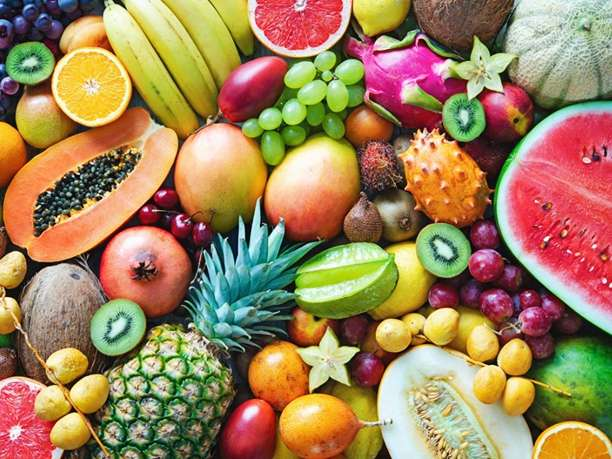
#> input picture OpenCV Fundamentals/img/fruit.jpeg, 612 x 459 px, found by its file name
$ python '5. Image Transformations.py'
#> lines starting #> are read from the running program, lines starting #| are printed output that depends on the picture; pictures that were not available may be replaced by others from this repository, and a replacement may not be noted

import  cv2 as cv

import  numpy as np


img=cv.imread('/home/alvi/PycharmProjects/pythonProject/OpenCV Fundamentals/img/fruit.jpeg')
#> img is the input picture: shape (459, 612, 3); mean B, G, R 90.4, 130.2, 159.8

#=========================================================================

# Translation :

'''
# Function to translate (shift) an image by x and y pixels
def translate(img, x, y):
    # Define the translation matrix
    transMat = np.float32([[1, 0, x], [0, 1, y]])

    # Set the output image dimensions (same as input)
    dimensions = (img.shape[1], img.shape[0])

    # Apply affine transformation to shift the image
    return cv.warpAffine(img, transMat, dimensions)


# Translation directions:
# +x -> move right
# -x -> move left
# +y -> move down
# -y -> move up

# Translate the image by (150, 150) pixels
translated_img = translate(img, 150, 150)

# Display the translated image
cv.imshow('translated_img', translated_img)

# Wait indefinitely until a key is pressed
cv.waitKey(0)

'''


#====================================================================
# Rotation :

'''
# Function to rotate an image by a given angle
def rotate(img, angle, rotPoint=None):
    # Get image height and width
    (height, width) = img.shape[:2]

    # Set the rotation point to the center of the image if not provided
    if rotPoint is None:
        rotPoint = (width // 2, height // 2)

    # Generate the rotation matrix
    rotMat = cv.getRotationMatrix2D(rotPoint, angle, 1.0)

    # Set the dimensions of the output image
    dimensions = (width, height)

    # Apply affine transformation to rotate the image
    return cv.warpAffine(img, rotMat, dimensions)

# Rotate the image by 45 degrees
rotated_img = rotate(img, 45)

# Display the rotated image
cv.imshow('rotated_img', rotated_img)


# we can also rotate a rotated img further :
rotated_rotated_img=rotate(rotated_img,45)
cv.imshow('rotated_rotated',rotated_rotated_img)

# Wait indefinitely until a key is pressed
cv.waitKey(0)

'''


#================================================================
# Resize :

'''
# Resize the image to 300x300 pixels using cv.INTER_AREA (best for downscaling)
resized_img = cv.resize(img, (300, 300), interpolation=cv.INTER_AREA)

# Display the resized image
cv.imshow('resized_img', resized_img)

# Display the original image for comparison
cv.imshow('original_img', img)

# Wait indefinitely until a key is pressed
cv.waitKey(0)
'''


#==================================================================
# Flip img :

img=cv.imread('/home/alvi/PycharmProjects/pythonProject/OpenCV Fundamentals/img/cat1Small.jpg')
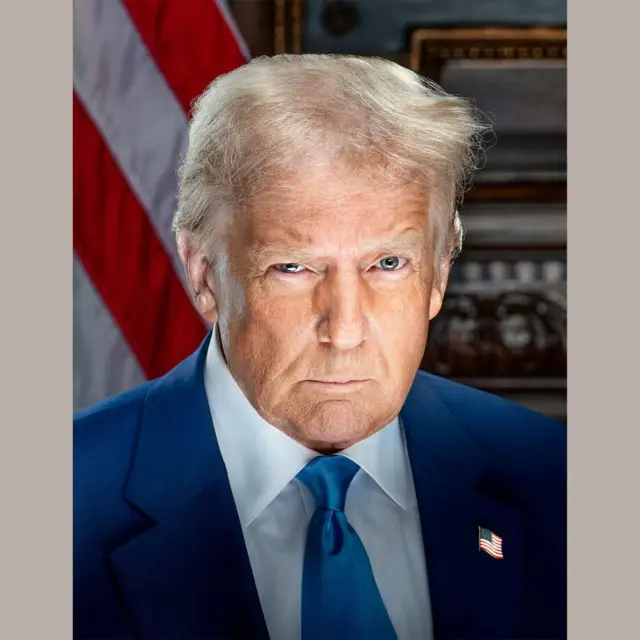
#> input picture OpenCV Fundamentals/img/Trump.jpg, 640 x 640 px, given in place of cat1Small.jpg, which was not available
#> img is the input picture: shape (640, 640, 3); mean B, G, R 103.3, 100.4, 113.1

# Flip the image vertically (along the x-axis)
vertical_flip = cv.flip(img, 0)
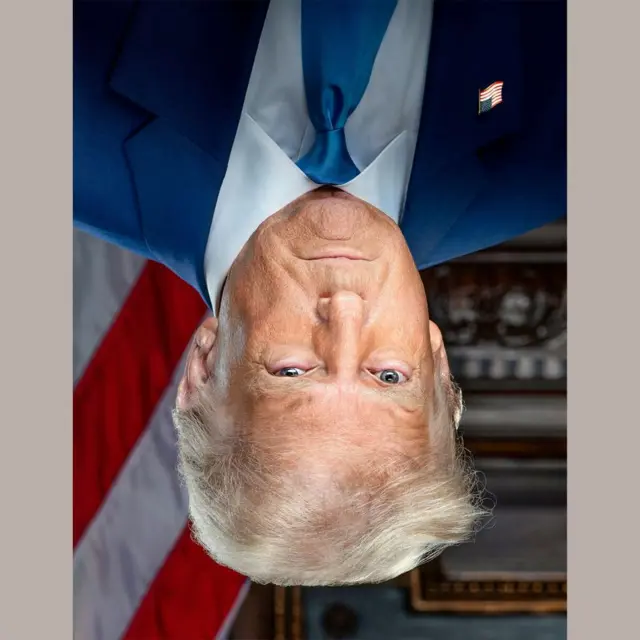
#> vertical_flip: shape (640, 640, 3); mean B, G, R 103.3, 100.4, 113.1

# Flip the image horizontally (along the y-axis)
horizontal_flip = cv.flip(img, 1)
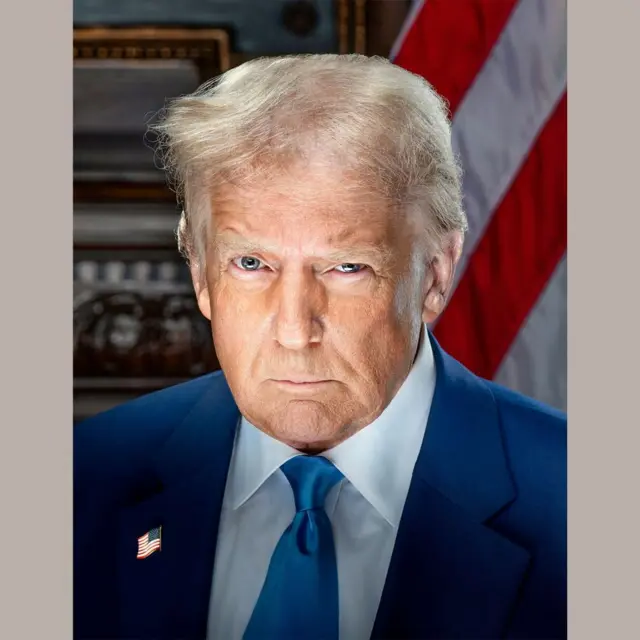
#> horizontal_flip: shape (640, 640, 3); mean B, G, R 103.3, 100.4, 113.1

# Flip the image both vertically and horizontally (180-degree rotation)
both_vertical_horizontal_flip = cv.flip(img, -1)
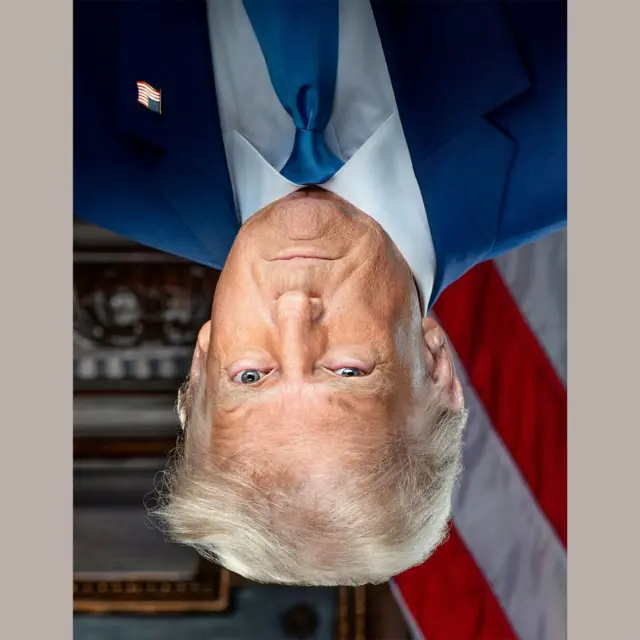
#> both_vertical_horizontal_flip: shape (640, 640, 3); mean B, G, R 103.3, 100.4, 113.1

# Display the original and flipped images
cv.imshow('original', img)
cv.imshow('vertical', vertical_flip)
cv.imshow('horizontal', horizontal_flip)
cv.imshow('both', both_vertical_horizontal_flip)


#==================================================================
# crop img :

cropped_img=img[200:300,300:400]
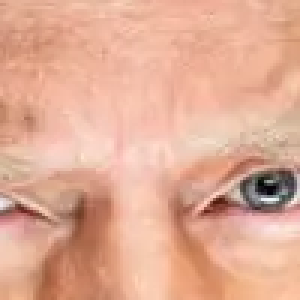
#> cropped_img: shape (100, 100, 3) (shown 3 times larger); mean B, G, R 149, 171.9, 225.1
cv.imshow('cropped',cropped_img)
cv.waitKey(0)
